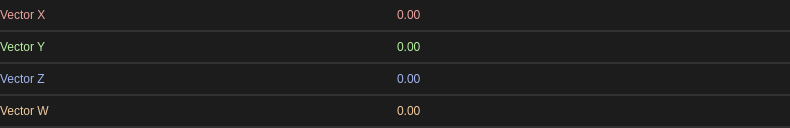
<?xml version="1.0" encoding="UTF-8"?>
<ui version="4.0">
 <class>Widget</class>
 <widget class="QWidget" name="Widget">
  <property name="geometry">
   <rect>
    <x>0</x>
    <y>0</y>
    <width>790</width>
    <height>128</height>
   </rect>
  </property>
  <property name="minimumSize">
   <size>
    <width>0</width>
    <height>0</height>
   </size>
  </property>
  <property name="maximumSize">
   <size>
    <width>16777215</width>
    <height>128</height>
   </size>
  </property>
  <property name="windowTitle">
   <string>Form</string>
  </property>
  <property name="styleSheet">
   <string notr="true">.QWidget {
    font: 580 10pt &quot;Segoe UI&quot;;
    border: 2px solid black;
    border-radius: 0px;
    border-left: 0px;
    border-right: 0px;
	border-top: 0px;
    border-color: rgba(50, 50, 50, 255);
    padding: 8px;
    padding-left: 6px;
    padding-right: 6px;
    color: #E3E3E3;
    background-color: #1C1C1C;
}

.QWidget::hover {
}
.QWidget::selected {
    background-color: #414956;
}</string>
  </property>
  <layout class="QVBoxLayout" name="verticalLayout">
   <property name="spacing">
    <number>0</number>
   </property>
   <property name="leftMargin">
    <number>0</number>
   </property>
   <property name="topMargin">
    <number>0</number>
   </property>
   <property name="rightMargin">
    <number>0</number>
   </property>
   <property name="bottomMargin">
    <number>0</number>
   </property>
   <item>
    <widget class="QFrame" name="frame">
     <property name="maximumSize">
      <size>
       <width>16777215</width>
       <height>32</height>
      </size>
     </property>
     <property name="styleSheet">
      <string notr="true">.QFrame {
    font: 580 10pt &quot;Segoe UI&quot;;
    border: 2px solid black;
    border-radius: 0px;
    border-left: 0px;
    border-right: 0px;
	border-top: 0px;
    border-color: rgba(50, 50, 50, 255);
    color: #E3E3E3;
    background-color: #1C1C1C;
}

.QFrame::hover {
}
.QFrame::selected {
    background-color: #414956;
}</string>
     </property>
     <property name="frameShape">
      <enum>QFrame::StyledPanel</enum>
     </property>
     <property name="frameShadow">
      <enum>QFrame::Raised</enum>
     </property>
     <property name="lineWidth">
      <number>0</number>
     </property>
     <layout class="QHBoxLayout" name="horizontalLayout_2">
      <property name="spacing">
       <number>0</number>
      </property>
      <property name="leftMargin">
       <number>0</number>
      </property>
      <property name="topMargin">
       <number>0</number>
      </property>
      <property name="rightMargin">
       <number>0</number>
      </property>
      <property name="bottomMargin">
       <number>0</number>
      </property>
      <item>
       <widget class="QLabel" name="label">
        <property name="styleSheet">
         <string notr="true">border:0px;
background-color: rgba(255, 255, 255, 0);
font: 8pt &quot;Segoe UI&quot;;
color: #ECA4A0;
</string>
        </property>
        <property name="text">
         <string>Vector X</string>
        </property>
       </widget>
      </item>
      <item>
       <widget class="QDoubleSpinBox" name="vector_x">
        <property name="minimumSize">
         <size>
          <width>0</width>
          <height>0</height>
         </size>
        </property>
        <property name="styleSheet">
         <string notr="true">QDoubleSpinBox {
    font: 580 8pt &quot;Segoe UI&quot;;
    border: 2px solid black;
    border-radius: 2px;
    border-color: rgba(80, 80, 80, 255);
    color: #E3E3E3;
    background-color: #1C1C1C;
border:0px;
color: #ECA4A0;
}

QDoubleSpinBox:focus {
}

QDoubleSpinBox:hover {
}

QDoubleSpinBox:pressed {
	background-color: #121212;
}

QDoubleSpinBox::up-button {
    border: 0px solid black;
    subcontrol-origin: border;
    subcontrol-position: top right;
    border-left: 2px solid black;
    border-bottom: 0px solid black;
    border-top-right-radius: 2px;
    border-color: rgba(80, 80, 80, 255);
	width:16px;
    margin:0px;
border:0px;
}

QDoubleSpinBox::up-arrow {
    image: url(://icons/arrow_drop_up_24dp_9D9D9D_FILL0_wght400_GRAD0_opsz24.svg);
    width: 20px;
    height: 20px;
}

QDoubleSpinBox::down-button {
    subcontrol-origin: border;
    subcontrol-position: bottom right;
	border: 0px solid black;
    border-left: 2px solid black;
    border-top: 2px solid black;
border-bottom-right-radius: 2px;
    border-color: rgba(80, 80, 80, 255);
	width:16px;
    margin:0px;
border:0px;
}

QDoubleSpinBox::down-arrow {
    image: url(://icons/arrow_drop_down_16dp.svg);
    width: 20px;
    height: 20px;
}</string>
        </property>
        <property name="decimals">
         <number>2</number>
        </property>
        <property name="minimum">
         <double>-99999999999.000000000000000</double>
        </property>
        <property name="maximum">
         <double>99999999999.000000000000000</double>
        </property>
        <property name="singleStep">
         <double>0.100000000000000</double>
        </property>
       </widget>
      </item>
     </layout>
    </widget>
   </item>
   <item>
    <widget class="QFrame" name="frame_2">
     <property name="maximumSize">
      <size>
       <width>16777215</width>
       <height>32</height>
      </size>
     </property>
     <property name="styleSheet">
      <string notr="true">.QFrame {
    font: 580 10pt &quot;Segoe UI&quot;;
    border: 2px solid black;
    border-radius: 0px;
    border-left: 0px;
    border-right: 0px;
	border-top: 0px;
    border-color: rgba(50, 50, 50, 255);
    color: #E3E3E3;
    background-color: #1C1C1C;
}

.QFrame::hover {
}
.QFrame::selected {
    background-color: #414956;
}</string>
     </property>
     <property name="frameShape">
      <enum>QFrame::StyledPanel</enum>
     </property>
     <property name="frameShadow">
      <enum>QFrame::Raised</enum>
     </property>
     <property name="lineWidth">
      <number>0</number>
     </property>
     <layout class="QHBoxLayout" name="horizontalLayout_7">
      <property name="spacing">
       <number>0</number>
      </property>
      <property name="leftMargin">
       <number>0</number>
      </property>
      <property name="topMargin">
       <number>0</number>
      </property>
      <property name="rightMargin">
       <number>0</number>
      </property>
      <property name="bottomMargin">
       <number>0</number>
      </property>
      <item>
       <widget class="QLabel" name="label_2">
        <property name="styleSheet">
         <string notr="true">border:0px;
background-color: rgba(255, 255, 255, 0);
font: 8pt &quot;Segoe UI&quot;;
color: #B6EFA2;</string>
        </property>
        <property name="text">
         <string>Vector Y</string>
        </property>
       </widget>
      </item>
      <item>
       <widget class="QDoubleSpinBox" name="vector_y">
        <property name="styleSheet">
         <string notr="true">QDoubleSpinBox {
    font: 580 8pt &quot;Segoe UI&quot;;
    border: 2px solid black;
    border-radius: 2px;
    border-color: rgba(80, 80, 80, 255);
    color: #E3E3E3;
    background-color: #1C1C1C;
border:0px;
color: #B6EFA2;
}

QDoubleSpinBox:focus {
}

QDoubleSpinBox:hover {
}

QDoubleSpinBox:pressed {
	background-color: #121212;
}

QDoubleSpinBox::up-button {
    border: 0px solid black;
    subcontrol-origin: border;
    subcontrol-position: top right;
    border-left: 2px solid black;
    border-bottom: 0px solid black;
    border-top-right-radius: 2px;
    border-color: rgba(80, 80, 80, 255);
	width:16px;
    margin:0px;
border:0px;
}

QDoubleSpinBox::up-arrow {
    image: url(://icons/arrow_drop_up_24dp_9D9D9D_FILL0_wght400_GRAD0_opsz24.svg);
    width: 20px;
    height: 20px;
}

QDoubleSpinBox::down-button {
    subcontrol-origin: border;
    subcontrol-position: bottom right;
	border: 0px solid black;
    border-left: 2px solid black;
    border-top: 2px solid black;
border-bottom-right-radius: 2px;
    border-color: rgba(80, 80, 80, 255);
	width:16px;
    margin:0px;
border:0px;
}

QDoubleSpinBox::down-arrow {
    image: url(://icons/arrow_drop_down_16dp.svg);
    width: 20px;
    height: 20px;
}

QDoubleSpinBox:disabled {
	color: rgba(125, 125, 125, 100);
}</string>
        </property>
        <property name="decimals">
         <number>2</number>
        </property>
        <property name="minimum">
         <double>-99999999999.000000000000000</double>
        </property>
        <property name="maximum">
         <double>99999999999.000000000000000</double>
        </property>
        <property name="singleStep">
         <double>0.100000000000000</double>
        </property>
       </widget>
      </item>
     </layout>
    </widget>
   </item>
   <item>
    <widget class="QFrame" name="frame_3">
     <property name="maximumSize">
      <size>
       <width>16777215</width>
       <height>32</height>
      </size>
     </property>
     <property name="styleSheet">
      <string notr="true">.QFrame {
    font: 580 10pt &quot;Segoe UI&quot;;
    border: 2px solid black;
    border-radius: 0px;
    border-left: 0px;
    border-right: 0px;
	border-top: 0px;
    border-color: rgba(50, 50, 50, 255);
    color: #E3E3E3;
    background-color: #1C1C1C;
}

.QFrame::hover {
}
.QFrame::selected {
    background-color: #414956;
}</string>
     </property>
     <property name="frameShape">
      <enum>QFrame::StyledPanel</enum>
     </property>
     <property name="frameShadow">
      <enum>QFrame::Raised</enum>
     </property>
     <property name="lineWidth">
      <number>0</number>
     </property>
     <layout class="QHBoxLayout" name="horizontalLayout_8">
      <property name="spacing">
       <number>0</number>
      </property>
      <property name="leftMargin">
       <number>0</number>
      </property>
      <property name="topMargin">
       <number>0</number>
      </property>
      <property name="rightMargin">
       <number>0</number>
      </property>
      <property name="bottomMargin">
       <number>0</number>
      </property>
      <item>
       <widget class="QLabel" name="label_3">
        <property name="styleSheet">
         <string notr="true">border:0px;
background-color: rgba(255, 255, 255, 0);
font: 8pt &quot;Segoe UI&quot;;

color: #A4B6EF;</string>
        </property>
        <property name="text">
         <string>Vector Z</string>
        </property>
       </widget>
      </item>
      <item>
       <widget class="QDoubleSpinBox" name="vector_z">
        <property name="enabled">
         <bool>true</bool>
        </property>
        <property name="styleSheet">
         <string notr="true">QDoubleSpinBox {
    font: 580 8pt &quot;Segoe UI&quot;;
    border: 2px solid black;
    border-radius: 2px;
    border-color: rgba(80, 80, 80, 255);
    color: #E3E3E3;
    background-color: #1C1C1C;
border:0px;
color: #A4B6EF;
}

QDoubleSpinBox:focus {
}

QDoubleSpinBox:hover {
}

QDoubleSpinBox:pressed {
	background-color: #121212;
}

QDoubleSpinBox::up-button {
    border: 0px solid black;
    subcontrol-origin: border;
    subcontrol-position: top right;
    border-left: 2px solid black;
    border-bottom: 0px solid black;
    border-top-right-radius: 2px;
    border-color: rgba(80, 80, 80, 255);
	width:16px;
    margin:0px;
border:0px;
}

QDoubleSpinBox::up-arrow {
    image: url(://icons/arrow_drop_up_24dp_9D9D9D_FILL0_wght400_GRAD0_opsz24.svg);
    width: 20px;
    height: 20px;
}

QDoubleSpinBox::down-button {
    subcontrol-origin: border;
    subcontrol-position: bottom right;
	border: 0px solid black;
    border-left: 2px solid black;
    border-top: 2px solid black;
border-bottom-right-radius: 2px;
    border-color: rgba(80, 80, 80, 255);
	width:16px;
    margin:0px;
border:0px;
}

QDoubleSpinBox::down-arrow {
    image: url(://icons/arrow_drop_down_16dp.svg);
    width: 20px;
    height: 20px;
}

QDoubleSpinBox:disabled {
	color: rgba(125, 125, 125, 100);
}</string>
        </property>
        <property name="decimals">
         <number>2</number>
        </property>
        <property name="minimum">
         <double>-99999999999.000000000000000</double>
        </property>
        <property name="maximum">
         <double>99999999999.000000000000000</double>
        </property>
        <property name="singleStep">
         <double>0.100000000000000</double>
        </property>
       </widget>
      </item>
     </layout>
    </widget>
   </item>
   <item>
    <widget class="QFrame" name="frame_4">
     <property name="maximumSize">
      <size>
       <width>16777215</width>
       <height>32</height>
      </size>
     </property>
     <property name="styleSheet">
      <string notr="true">.QFrame {
    font: 580 10pt &quot;Segoe UI&quot;;
    border: 2px solid black;
    border-radius: 0px;
    border-left: 0px;
    border-right: 0px;
	border-top: 0px;
    border-color: rgba(50, 50, 50, 255);
    color: #E3E3E3;
    background-color: #1C1C1C;
}

.QFrame::hover {
}
.QFrame::selected {
    background-color: #414956;
}</string>
     </property>
     <property name="frameShape">
      <enum>QFrame::StyledPanel</enum>
     </property>
     <property name="frameShadow">
      <enum>QFrame::Raised</enum>
     </property>
     <property name="lineWidth">
      <number>0</number>
     </property>
     <layout class="QHBoxLayout" name="horizontalLayout_9">
      <property name="spacing">
       <number>0</number>
      </property>
      <property name="leftMargin">
       <number>0</number>
      </property>
      <property name="topMargin">
       <number>0</number>
      </property>
      <property name="rightMargin">
       <number>0</number>
      </property>
      <property name="bottomMargin">
       <number>0</number>
      </property>
      <item>
       <widget class="QLabel" name="label_4">
        <property name="styleSheet">
         <string notr="true">border:0px;
background-color: rgba(255, 255, 255, 0);
font: 8pt &quot;Segoe UI&quot;;

color: #EFCBA0;</string>
        </property>
        <property name="text">
         <string>Vector W</string>
        </property>
       </widget>
      </item>
      <item>
       <widget class="QDoubleSpinBox" name="vector_w">
        <property name="enabled">
         <bool>true</bool>
        </property>
        <property name="styleSheet">
         <string notr="true">QDoubleSpinBox {
    font: 580 8pt &quot;Segoe UI&quot;;
    border: 2px solid black;
    border-radius: 2px;
    border-color: rgba(80, 80, 80, 255);
    color: #E3E3E3;
    background-color: #1C1C1C;
border:0px;
color: #EFCBA0;
}

QDoubleSpinBox:focus {
}

QDoubleSpinBox:hover {
}

QDoubleSpinBox:pressed {
	background-color: #121212;
}

QDoubleSpinBox::up-button {
    border: 0px solid black;
    subcontrol-origin: border;
    subcontrol-position: top right;
    border-left: 2px solid black;
    border-bottom: 0px solid black;
    border-top-right-radius: 2px;
    border-color: rgba(80, 80, 80, 255);
	width:16px;
    margin:0px;
border:0px;
}

QDoubleSpinBox::up-arrow {
    image: url(://icons/arrow_drop_up_24dp_9D9D9D_FILL0_wght400_GRAD0_opsz24.svg);
    width: 20px;
    height: 20px;
}

QDoubleSpinBox::down-button {
    subcontrol-origin: border;
    subcontrol-position: bottom right;
	border: 0px solid black;
    border-left: 2px solid black;
    border-top: 2px solid black;
border-bottom-right-radius: 2px;
    border-color: rgba(80, 80, 80, 255);
	width:16px;
    margin:0px;
border:0px;
}

QDoubleSpinBox::down-arrow {
    image: url(://icons/arrow_drop_down_16dp.svg);
    width: 20px;
    height: 20px;
}

QDoubleSpinBox:disabled {
	color: rgba(125, 125, 125, 100);
}</string>
        </property>
        <property name="decimals">
         <number>2</number>
        </property>
        <property name="minimum">
         <double>-99999999999.000000000000000</double>
        </property>
        <property name="maximum">
         <double>99999999999.000000000000000</double>
        </property>
        <property name="singleStep">
         <double>0.100000000000000</double>
        </property>
       </widget>
      </item>
     </layout>
    </widget>
   </item>
  </layout>
 </widget>
 <resources/>
 <connections/>
</ui>
